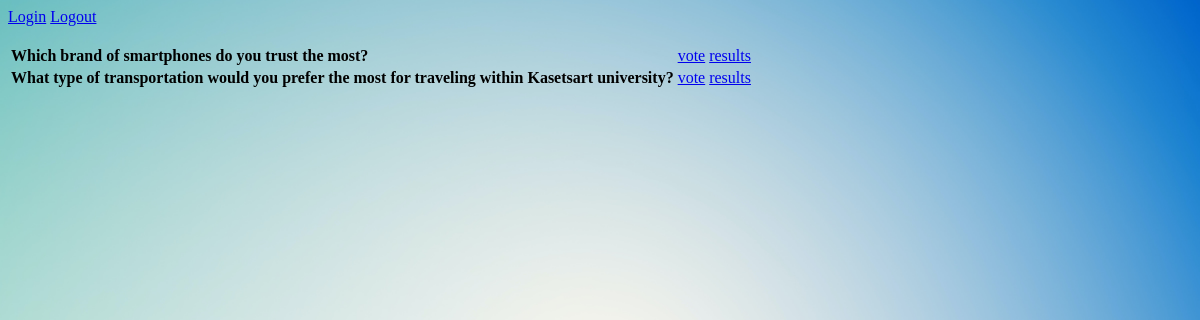
/polls/, run on an earlier commit of the app's database.
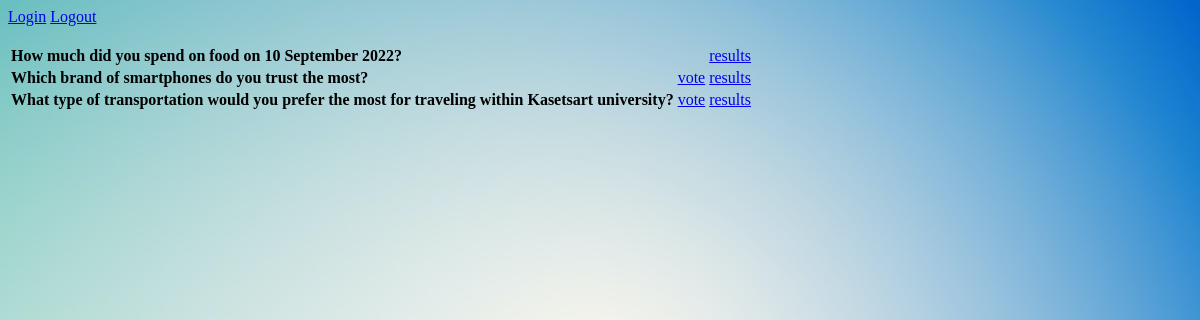
And on a later commit of the database.
### polls/models.py (models this page shows, shortened)
class Question(models.Model):
    question_text = models.CharField(max_length=200)
    pub_date = models.DateTimeField('date published')
    end_date = models.DateTimeField('date ended', null=True)
    def is_published(self):
        return timezone.now() >= self.pub_date
    def can_vote(self):
        return self.is_published() and ((self.end_date is None)
                                        or (timezone.now() <= self.end_date))

### polls/views.py (the view)
# urls.py: path('polls/', views.IndexView.as_view(), name='index'),
class IndexView(generic.ListView):
    template_name = 'polls/index.html'
    context_object_name = 'latest_question_list'
    def get_queryset(self):
        published_id_list = [q.id for q in Question.objects.all() if q.is_published()]
        return Question.objects.filter(
            id__in=published_id_list
        ).order_by('-pub_date')[:5]

### polls/templates/polls/index.html (shortened to what this page needs)
{% load static %}
<link rel="stylesheet" href="{% static 'polls/style.css' %}">
<a href="{% url 'login'%}?next={{request.path}}">Login</a>
<a href="{% url 'logout'%}">Logout</a>
{% if latest_question_list %}
    <table class="table">
    {% for question in latest_question_list %}
            {% if question.can_vote %}
            <tr>
                <td> <b> {{ question.question_text }} </b> </td>
                <td><a href="{% url 'polls:detail' question.id %}"> vote </a></td>
                <td><a href="{% url 'polls:results' question.id %}"> results </a></td>
            </tr>
            {% else %}
            <tr>
                <td> <b> {{ question.question_text }}  </b> </td>
                <td> &nbsp; </td>
                <td><a href="{% url 'polls:results' question.id %}"> results </a></td>
            </tr>
            {% endif %}
    {% endfor %}
    </table>
{% else %}
    <p>No polls are available.</p>
{% endif %}

What changed in the data, as far as the page shows it:
added Question: question_text "How much did you spend on food on 10 September 2022?"
